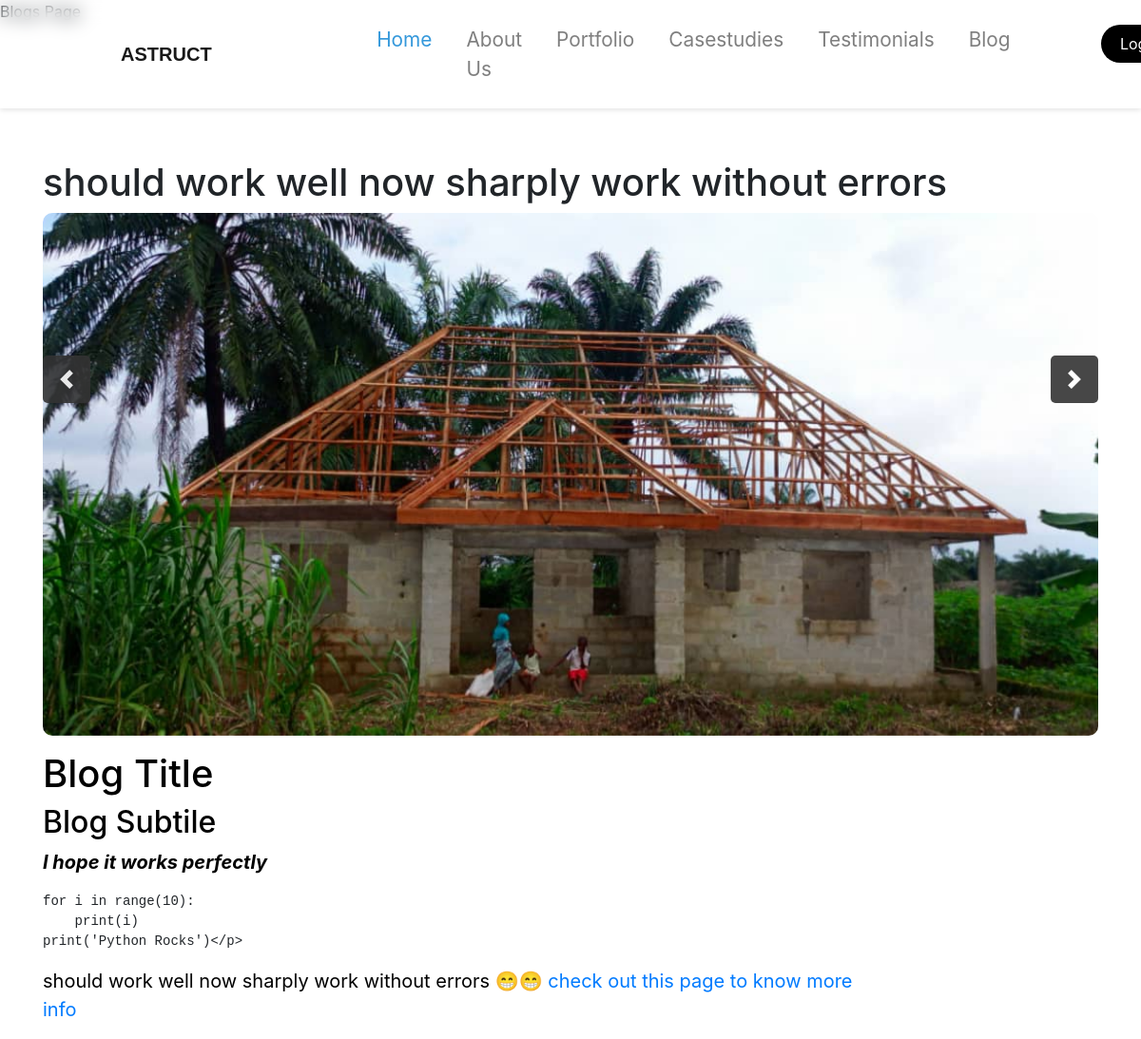
/blogs/blog-details/1, run on the app's committed database.
### app/models.py (models this page shows, shortened)
class Blog(db.Model):
    __tablename__ = 'blog'
    blog_id = db.Column(db.Integer, primary_key=True)
    title = db.Column(db.String(150), nullable=False)
    slug = db.Column(db.String(100), nullable=False, unique=True)  # Slug for SEO-friendly URLs
    content = db.Column(db.Text, nullable=False)
    created_at = db.Column(db.DateTime, default=datetime.utcnow)
    updated_at = db.Column(db.DateTime, default=datetime.utcnow, onupdate=datetime.utcnow)
    images = db.relationship('BlogMedia', overlaps="images,media_blog", lazy=True, cascade='all, delete-orphan')

class BlogMedia(db.Model):
    __tablename__ = 'blog_media'
    blog_media_id = db.Column(db.Integer, primary_key=True)
    filename = db.Column(db.String(150), nullable=False)
    uploaded_at = db.Column(db.DateTime, default=db.func.current_timestamp())
    blog_id = db.Column(db.Integer, db.ForeignKey('blog.blog_id', ondelete='CASCADE'), nullable=False)
    blog = db.relationship('Blog', overlaps="images,media_blog", lazy=True)

### app/blueprints/blogs/views.py (the view)
@blog_blueprint.route('/blog-details/<int:blog_id>')
def blog_details(blog_id):
    blog = Blog.query.get_or_404(blog_id)
    return render_template('blogs/blog_details.html', blog=blog)

### app/app.py (called while the page is built)
@app.template_filter('markdown')
def markdown_filter(text):
    return markdown.markdown(text, extensions=["fenced_code", "codehilite", "extra"])

### app/blueprints/blogs/templates/blogs/blog_details.html (shortened to what this page needs)
{% extends "base.html" %}
{% block head %}
    {% include "others_header.html" %}
    <link rel="stylesheet" href="{{ url_for('static', filename='header.css') }}" />
    <link href="//cdnjs.cloudflare.com/ajax/libs/highlight.js/9.12.0/styles/default.min.css" rel="stylesheet">
    <link href="https://maxcdn.bootstrapcdn.com/bootstrap/4.0.0-beta.2/css/bootstrap.min.css" rel="stylesheet">
    <link rel="stylesheet" href="https://cdnjs.cloudflare.com/ajax/libs/highlight.js/11.7.0/styles/github-dark.min.css">
{% endblock %}
{% block content %}
    <section class="blog_section mt-5 pt-5">
      <div class="container mt-5">
        <h1 class="blog_title">{{ blog.title }}</h1>
        <div class="Blog_Card">
          {% if blog.images %}
          <div id="blogCarousel" class="carousel slide" data-bs-interval="false">
            <div class="carousel-inner">
              <div class="img_container">
                {% for image in blog.images %}
                  <div
                    class="carousel-item {% if loop.index == 1 %}active{% endif %}"
                  >
                  <img
                    src="{{ url_for('static', filename='uploads/' ~ image.filename) }}"
                    class="d-block w-100 blog_img"
                    alt="..."
                  />
                </div>
                {% endfor %}
              </div>
            </div>
            <a
              class="carousel-control-prev"
              href="#blogCarousel"
              role="button"
              data-slide="prev"
            >
              <span
                class="carousel-control-prev-icon"
                aria-hidden="true"
              ></span>
            </a>
            <a
              class="carousel-control-next"
              href="#blogCarousel"
              role="button"
              data-slide="next"
            >
              <span
                class="carousel-control-next-icon"
                aria-hidden="true"
              ></span>
            </a>
          </div>
          {% endif %}
        </div>
        <div class="blog-content">
          <p class="blog_content">
            <div class="container markdown-content">
              {{ blog.content | markdown | safe }}
            </div>
        </div>
    </section>
{% endblock %}

### app/static/css/others_header.css (style rules this page uses)
.hero__container h1, h2, h3, p { color: var(--primary-text-color); }

### app/static/css/header.css (style rules this page uses)
body { overflow-x: auto; }
.hero__container h1, h2, h3, p { color: var(--primary-text-color); }
:root { --primary-color: #3498db; --secondary-color: #2ecc71; --background-color: #FFFFFF; --background-secondary-color: #fbf9f5; --secondary-background-color: #76b5c5; --dark-text: black; --text-color: #333; --button-bg-color: #e74c3c; --primary-text-color: #FFFFFF; --card-bg: #f5f5f5; --faq-bg: #f1f7f5; }

### app/blueprints/blogs/templates/blogs/blog_details.html (style rules this page uses)
.carousel-inner { background: white; border-radius: 10px; }
.carousel-control-prev, .carousel-control-next { text-decoration: none; margin-top: 150px; width: 50px; height: 50px; border-radius: 10%; background-color: #333333; color: #fff; opacity: 0.9; transition: opacity 0.3s; }
p { color: #000 !important; font-size: 20px !important; }
.blog_img { width: auto; height: 550px; max-height: 550px; object-fit: cover; object-position: center; }

### data on the page
Blog: title "should work well now sharply work without errors", content "Blog Title Blog Subtile I hope it works perfectly for i in range(10): print(i) print('Python Rocks')</p> should work well now sharply work without errors 😁😁 check out this page to know more info"
BlogMedia: filename (picture)
